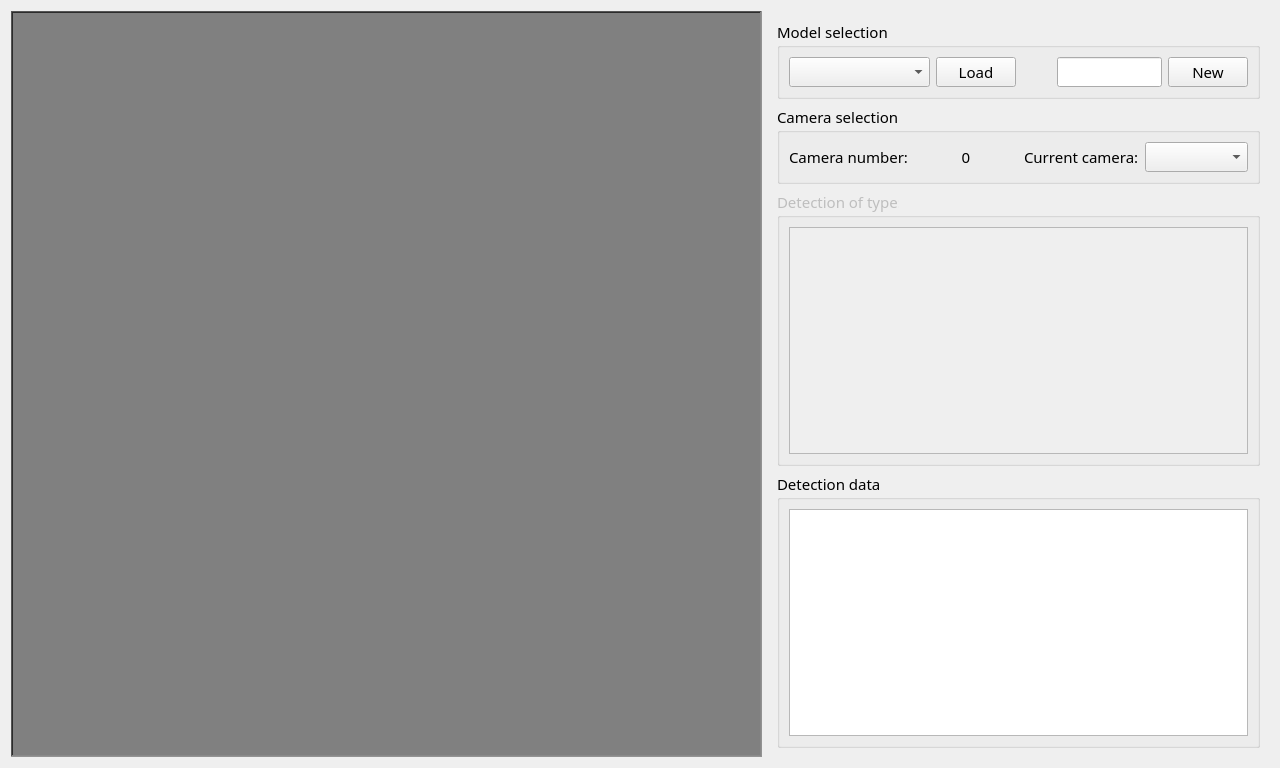
<?xml version="1.0" encoding="UTF-8"?>
<ui version="4.0">
 <class>ImageSettingView</class>
 <widget class="QWidget" name="ImageSettingView">
  <property name="geometry">
   <rect>
    <x>0</x>
    <y>0</y>
    <width>1280</width>
    <height>768</height>
   </rect>
  </property>
  <property name="sizePolicy">
   <sizepolicy hsizetype="Fixed" vsizetype="Fixed">
    <horstretch>0</horstretch>
    <verstretch>0</verstretch>
   </sizepolicy>
  </property>
  <property name="font">
   <font>
    <family>黑体</family>
    <pointsize>11</pointsize>
   </font>
  </property>
  <property name="windowTitle">
   <string>Image setting</string>
  </property>
  <layout class="QGridLayout" name="gridLayout" columnstretch="6,4">
   <item row="0" column="0">
    <widget class="QLabelWithMouseEvent" name="labelDisplay">
     <property name="sizePolicy">
      <sizepolicy hsizetype="Ignored" vsizetype="Ignored">
       <horstretch>0</horstretch>
       <verstretch>0</verstretch>
      </sizepolicy>
     </property>
     <property name="styleSheet">
      <string notr="true">background:gray</string>
     </property>
     <property name="frameShape">
      <enum>QFrame::WinPanel</enum>
     </property>
     <property name="frameShadow">
      <enum>QFrame::Sunken</enum>
     </property>
     <property name="text">
      <string/>
     </property>
     <property name="pixmap">
      <pixmap>../../../线路板检测/软件2.0/ConnectorInspection/ConnectorInspection/Icon/LabelNull.png</pixmap>
     </property>
     <property name="scaledContents">
      <bool>false</bool>
     </property>
     <property name="alignment">
      <set>Qt::AlignCenter</set>
     </property>
    </widget>
   </item>
   <item row="0" column="1">
    <widget class="QWidget" name="widgetCameras" native="true">
     <layout class="QGridLayout" name="gridLayout_3" rowstretch="1,1,4,4">
      <item row="0" column="0">
       <widget class="QGroupBox" name="groupBoxModel">
        <property name="title">
         <string>Model selection</string>
        </property>
        <layout class="QGridLayout" name="gridLayout_2" columnstretch="4,1,1,3,1">
         <item row="0" column="1">
          <widget class="QPushButton" name="buttonLoadModel">
           <property name="sizePolicy">
            <sizepolicy hsizetype="Minimum" vsizetype="Fixed">
             <horstretch>0</horstretch>
             <verstretch>0</verstretch>
            </sizepolicy>
           </property>
           <property name="text">
            <string>Load</string>
           </property>
          </widget>
         </item>
         <item row="0" column="4">
          <widget class="QPushButton" name="buttonNewModel">
           <property name="text">
            <string>New</string>
           </property>
          </widget>
         </item>
         <item row="0" column="0">
          <widget class="QComboBox" name="comboBoxLoadModel"/>
         </item>
         <item row="0" column="3">
          <widget class="QLineEdit" name="lineEditNewModel"/>
         </item>
         <item row="0" column="2">
          <spacer name="horizontalSpacer">
           <property name="orientation">
            <enum>Qt::Horizontal</enum>
           </property>
           <property name="sizeHint" stdset="0">
            <size>
             <width>40</width>
             <height>20</height>
            </size>
           </property>
          </spacer>
         </item>
        </layout>
       </widget>
      </item>
      <item row="1" column="0">
       <widget class="QGroupBox" name="groupBoxCameraSelect">
        <property name="title">
         <string>Camera selection</string>
        </property>
        <layout class="QHBoxLayout" name="horizontalLayout">
         <item>
          <widget class="QLabel" name="label_2">
           <property name="text">
            <string>Camera number:</string>
           </property>
          </widget>
         </item>
         <item>
          <widget class="QLabel" name="labelCamerasNum">
           <property name="text">
            <string>0</string>
           </property>
           <property name="alignment">
            <set>Qt::AlignCenter</set>
           </property>
          </widget>
         </item>
         <item>
          <widget class="QLabel" name="label">
           <property name="text">
            <string>Current camera:</string>
           </property>
          </widget>
         </item>
         <item>
          <widget class="QComboBox" name="comboBoxCurrentCamera"/>
         </item>
        </layout>
       </widget>
      </item>
      <item row="2" column="0">
       <widget class="QGroupBox" name="groupBoxDetectTypeSetting">
        <property name="enabled">
         <bool>false</bool>
        </property>
        <property name="title">
         <string>Detection of type:</string>
        </property>
        <layout class="QGridLayout" name="gridLayout_4">
         <item row="0" column="0">
          <widget class="QScrollArea" name="scrollArea">
           <property name="widgetResizable">
            <bool>true</bool>
           </property>
           <widget class="QWidget" name="scrollAreaWidgetContentsDetectTypeSetting">
            <property name="geometry">
             <rect>
              <x>0</x>
              <y>0</y>
              <width>452</width>
              <height>237</height>
             </rect>
            </property>
            <widget class="QWidget" name="gridLayoutWidget">
             <property name="geometry">
              <rect>
               <x>0</x>
               <y>0</y>
               <width>551</width>
               <height>341</height>
              </rect>
             </property>
             <layout class="QGridLayout" name="gridLayoutDetectTypeScrollArea"/>
            </widget>
           </widget>
          </widget>
         </item>
        </layout>
       </widget>
      </item>
      <item row="3" column="0">
       <widget class="QGroupBox" name="groupBoxDetectParamSetting">
        <property name="title">
         <string>Detection data:</string>
        </property>
        <layout class="QGridLayout" name="gridLayout_5">
         <item row="0" column="0">
          <widget class="QTableWidget" name="tableWidgetParam">
           <property name="editTriggers">
            <set>QAbstractItemView::NoEditTriggers</set>
           </property>
          </widget>
         </item>
        </layout>
       </widget>
      </item>
     </layout>
    </widget>
   </item>
  </layout>
 </widget>
 <customwidgets>
  <customwidget>
   <class>QLabelWithMouseEvent</class>
   <extends>QLabel</extends>
   <header location="global">../../../MySubView/QLabelWithMouseEvent.h</header>
  </customwidget>
 </customwidgets>
 <resources/>
 <connections/>
</ui>
